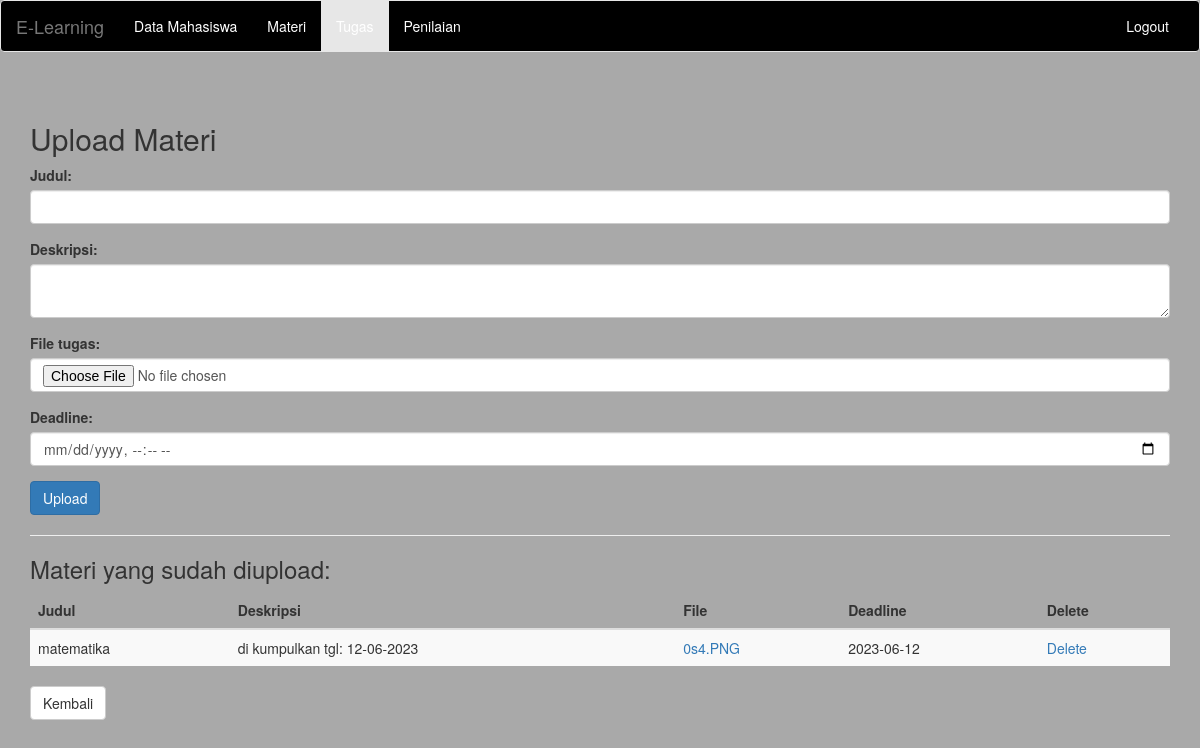
Screenshot of /tugas.php (signed in) with the database file from the repository.
### tables this page shows
CREATE TABLE `upload` (
  `id` int(11) NOT NULL,
  `dosen_id` int(11) NOT NULL,
  `judul` varchar(100) DEFAULT NULL,
  `deskripsi` varchar(1000) NOT NULL,
  `upload_tugas` varchar(255) DEFAULT NULL,
  `deadline` date DEFAULT NULL
);

### tugas.php (the view, shortened to what this page needs)
<?php
include 'koneksi.php';
$query = "SELECT * FROM upload";
$result = mysqli_query($koneksi, $query);
$materi = mysqli_fetch_all($result, MYSQLI_ASSOC);
?>
<!DOCTYPE html>
<html>
<head>
    <link rel="stylesheet" href="https://maxcdn.bootstrapcdn.com/bootstrap/3.4.1/css/bootstrap.min.css">
</head>
<body>
    <nav class="navbar navbar-default">
        <div class="container-fluid">
            <div class="navbar-header">
                <a class="navbar-brand" href="#">E-Learning</a>
            </div>
            <div class="collapse navbar-collapse">
                <ul class="nav navbar-nav">
                    <li><a href="index.php">Data Mahasiswa</a></li>
                    <li><a href="materi.php">Materi</a></li>
                    <li class="active"><a href="tugas.php">Tugas</a></li>
                    <li><a href="penilaian.php">Penilaian</a></li>
                </ul>
                <ul class="nav navbar-nav navbar-right">
                    <li><a href="logout.php">Logout</a></li>
                </ul>
            </div>
        </div>
    </nav>
    <div class="container">
        <h2>Upload Materi</h2>
        <form method="POST" enctype="multipart/form-data">
            <div class="form-group">
                <label for="judul">Judul:</label>
                <input type="text" name="judul" id="judul" class="form-control">
            </div>
            <div class="form-group">
                <label for="deskripsi">Deskripsi:</label>
                <textarea name="deskripsi" id="deskripsi" class="form-control"></textarea>
            </div>
            <div class="form-group">
                <label for="tugas">File tugas:</label>
                <input type="file" name="tugas" id="tugas" class="form-control">
            </div>
            <div class="form-group">
                <label for="deadline">Deadline:</label>
                <input type="datetime-local" name="deadline" id="deadline" class="form-control">
            </div>
            <button type="submit" name="proses" class="btn btn-primary">Upload</button>
        </form>
        <hr>
        <h3>Materi yang sudah diupload:</h3>
        <table class="table table-striped">
            <thead>
                <tr>
                    <th>Judul</th>
                    <th>Deskripsi</th>
                    <th>File</th>
                    <th>Deadline</th>
                    <th>Delete</th>
                </tr>
            </thead>
            <tbody>
                <?php foreach ($materi as $item) : ?>
                    <tr>
                        <td><?php echo $item['judul']; ?></td>
                        <td><?php echo $item['deskripsi']; ?></td>
                        <td><a href="file/<?php echo $item['upload_tugas']; ?>"><?php echo $item['upload_tugas']; ?></a></td>
                        <td><?php echo $item['deadline']; ?></td>
                        <td><a href="tugas.php?delete_id=<?php echo $item['id']; ?>" onclick="return confirm('Apakah Anda yakin ingin menghapus tugas ini?')">Delete</a></td>
                    </tr>
                <?php endforeach; ?>
            </tbody>
        </table>
        <a href="guru.php" class="btn btn-default">Kembali</a>
    </div>
</body>
</html>

### tugas.php (style rules this page uses)
body { background-color: darkgrey; }
.navbar { background-color: #000; color: #fff; }
.navbar-brand { color: #fff; }
.navbar-nav li a { color: #fff !important; }
.container { margin-top: 50px; }

### rows the page displays
upload: judul "matematika", deskripsi "di kumpulkan tgl: 12-06-2023", upload_tugas "0s4.PNG", deadline "2023-06-12"
